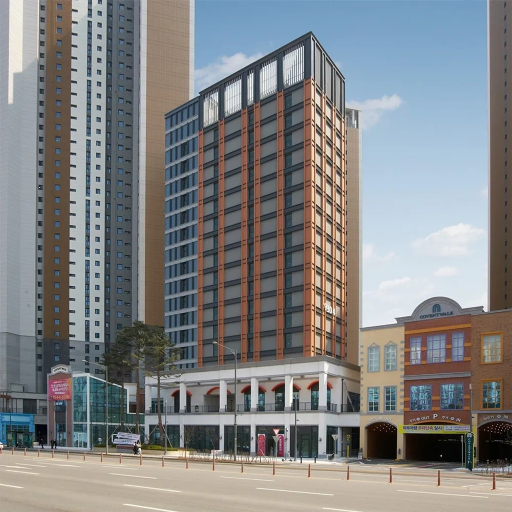
#> input picture ai-model/dataset/buildings/building_00003.jpg, 1024 x 1024 px (shown at 1/2 size)
$ python -i generate_synthetic_pairs.py   (imports and definitions only)
#> lines starting #> are read from the running program, lines starting #| are printed output that depends on the picture; after the words box and inside, x2 and y2 are one past the last pixel; in counts of white or black regions, pixels touching at a corner belong together
#!/usr/bin/env python3
"""
XTERIOHUB Synthetic Façade Dataset Generator
--------------------------------------------
Generates physically accurate training pairs:
1. Original Building Image (Input A)
2. Exact XTERIOHUB Material Swatch (Input B)
3. Façade Mask (Input C)
4. Ground-Truth Target Visualization (Target)
5. Comprehensive JSON Metadata
"""

import os
import glob
import json
import random
from pathlib import Path
import cv2
import numpy as np
from PIL import Image, ImageFilter

BASE_DIR = Path(__file__).resolve().parent.parent
DATASET_DIR = BASE_DIR / "dataset"
BUILDINGS_DIR = DATASET_DIR / "buildings"
MASKS_DIR = DATASET_DIR / "masks"
MATERIALS_DIR = DATASET_DIR / "materials"
TARGETS_DIR = DATASET_DIR / "target_renders"
METADATA_DIR = DATASET_DIR / "metadata"

WEB_ROOT = Path(__file__).resolve().parent.parent.parent
ASSETS_DIR = WEB_ROOT / "public" / "assets" / "Brands"

# [2 lines not run here, left out]

# [44 lines left out: functions find_brand_materials, find_building_photos, not called in this run]

def generate_facade_mask(img_np):
    """
    Generate an authoritative façade mask that isolates exterior wall surfaces
    while strictly preserving windows, doors, sky, ground, and landscape.
    """
    h, w, _ = img_np.shape
#> h = 1024; w = 1024
    hsv = cv2.cvtColor(img_np, cv2.COLOR_RGB2HSV)
#> hsv: shape (1024, 1024, 3); mean H, S, V 68.4, 55.8, 145.5
    gray = cv2.cvtColor(img_np, cv2.COLOR_RGB2GRAY)
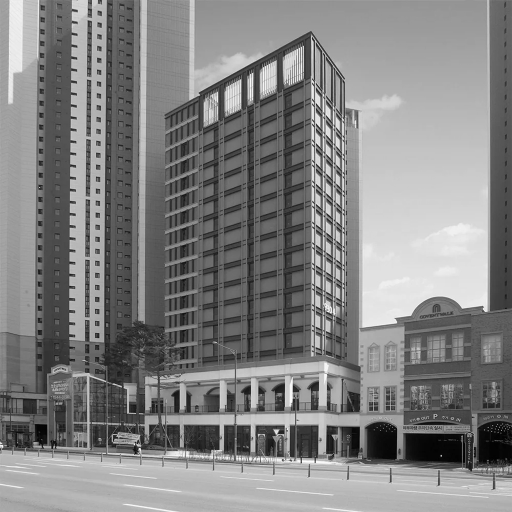
#> gray: shape (1024, 1024) (shown at 1/2 size); min 0, max 255, mean 130.9

    # 1. Sky detection (Blue and bright haze/clouds)
    blue_sky = cv2.inRange(hsv, np.array([95, 30, 80]), np.array([135, 255, 255]))
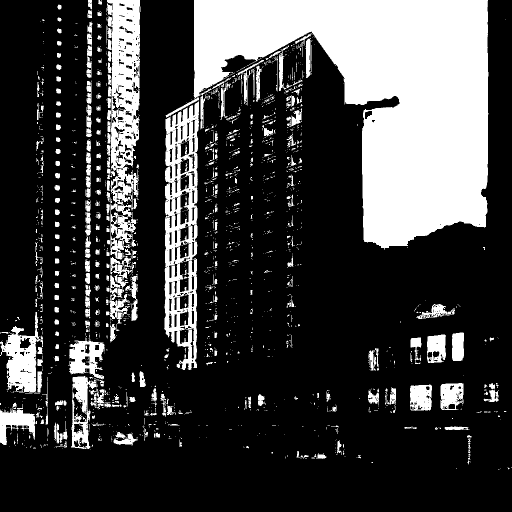
#> blue_sky: shape (1024, 1024) (shown at 1/2 size); 25.1% white; 1857 white regions (1522 under 20 px), largest, box (x1, y1, x2, y2) and area: (387, 0, 977, 500) 159095, (213, 0, 281, 519) 21355, (328, 201, 398, 740) 20722
    bright_sky = (gray > 220) & (hsv[:, :, 1] < 35)
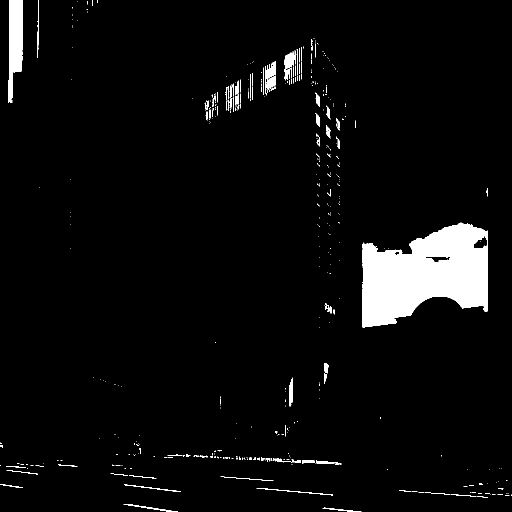
#> bright_sky: shape (1024, 1024) bool (shown at 1/2 size); 4.5% white; 494 white regions (396 under 20 px), largest, box (x1, y1, x2, y2) and area: (725, 445, 975, 655) 35669, (17, 0, 46, 206) 4288, (579, 755, 585, 813) 277

    # 2. Vegetation detection (Green trees, grass)
    green_veg = cv2.inRange(hsv, np.array([30, 35, 30]), np.array([85, 255, 255]))
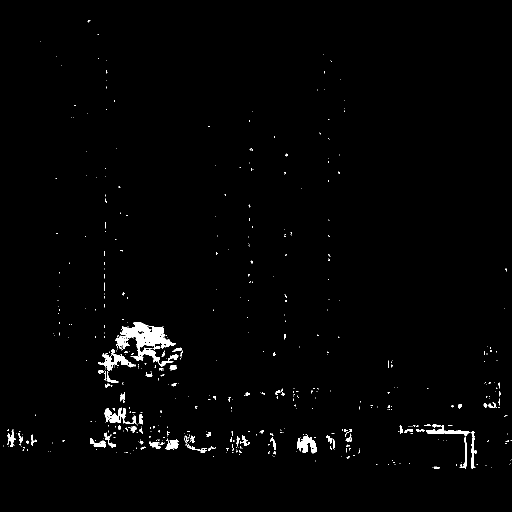
#> green_veg: shape (1024, 1024) (shown at 1/2 size); 1.4% white; 544 white regions (467 under 20 px), largest, box (x1, y1, x2, y2) and area: (231, 644, 352, 734) 3994, (196, 698, 268, 742) 955, (594, 870, 634, 907) 865

    # 3. Ground detection (Bottom 12% ground floor road/earth)
    ground_mask = np.zeros((h, w), dtype=np.uint8)
    ground_mask[int(h * 0.90):, :] = 1

    # Initial wall mask
    non_wall = (blue_sky > 0) | bright_sky | (green_veg > 0) | (ground_mask > 0)
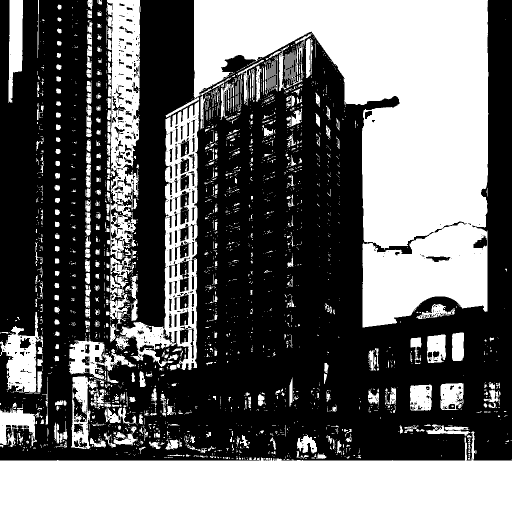
#> non_wall: shape (1024, 1024) bool (shown at 1/2 size); 40.8% white; 2671 white regions (2208 under 20 px), largest, box (x1, y1, x2, y2) and area: (387, 0, 977, 655) 194793, (0, 863, 1024, 1024) 106047, (231, 201, 398, 741) 24832
    wall_mask = (~non_wall).astype(np.uint8) * 255

    # Morphological closing to ensure complete structural coverage
    kernel = cv2.getStructuringElement(cv2.MORPH_RECT, (5, 5))
    wall_mask = cv2.morphologyEx(wall_mask, cv2.MORPH_CLOSE, kernel)
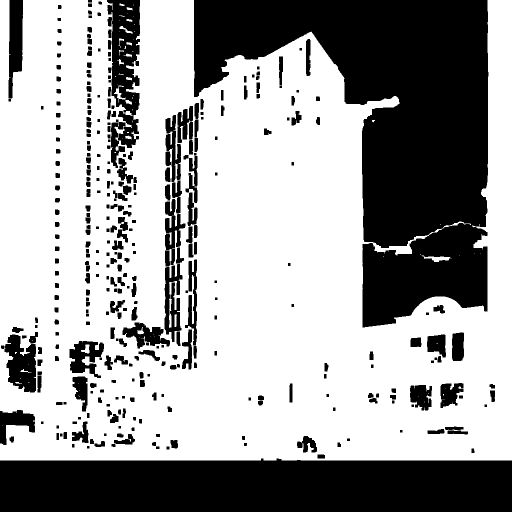
#> wall_mask: shape (1024, 1024) (shown at 1/2 size); 63.4% white; 357 black regions, largest, box (x1, y1, x2, y2) and area: (388, 0, 977, 655) 194214, (0, 917, 1024, 1024) 105534, (214, 0, 280, 231) 10396

    return wall_mask

# [117 lines left out: functions render_ground_truth_target, main, not called in this run]

# [2 lines not run here, left out]

>>> import cv2
>>> picture = cv2.cvtColor(cv2.imread('../dataset/buildings/building_00003.jpg'), cv2.COLOR_BGR2RGB)
>>> result = generate_facade_mask(picture)

$ run again, on ai-model/dataset/target_renders/target_00002.jpg
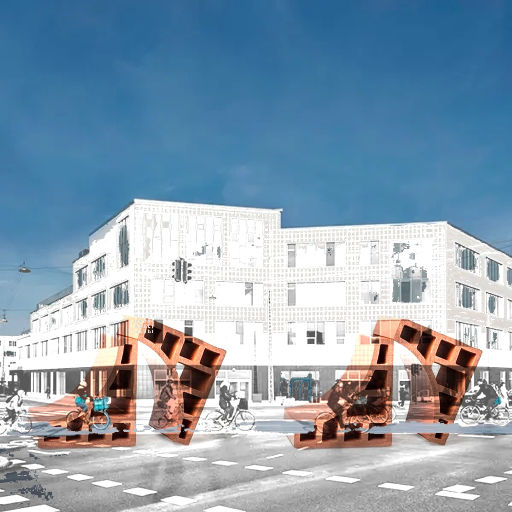
#> input picture ai-model/dataset/target_renders/target_00002.jpg, 1024 x 1024 px (shown at 1/2 size)
#> hsv: shape (1024, 1024, 3); mean H, S, V 59.4, 85.6, 182.9
#> in generate_facade_mask, `blue_sky = cv2.inRange(hsv, np.array([95, 30, 80]), np.array([135, 255..`:
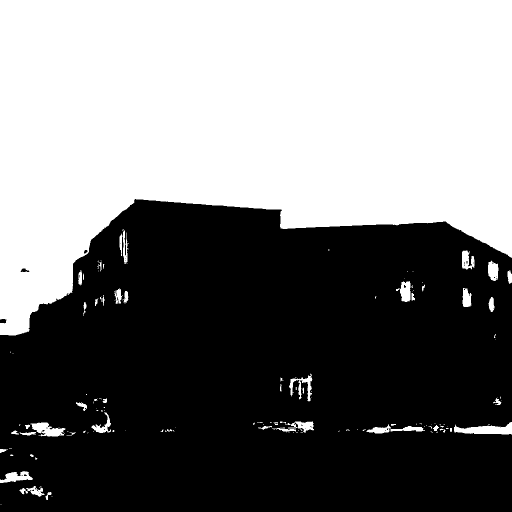
#> blue_sky: shape (1024, 1024) (shown at 1/2 size); 47.2% white; 157 white regions (108 under 20 px), largest, box (x1, y1, x2, y2) and area: (0, 0, 1024, 671) 480961, (908, 844, 1024, 869) 1677, (61, 845, 131, 873) 1132
#> bright_sky: shape (1024, 1024) bool; 22.9% white; 536 white regions (398 under 20 px), largest, box (x1, y1, x2, y2) and area: (0, 398, 1024, 836) 190888, (385, 820, 589, 897) 4575, (209, 879, 445, 921) 3577
#> green_veg: shape (1024, 1024); 0.01% white in thin lines or dots, all inside (x1, y1, x2, y2) = (150, 592, 990, 823)
#> non_wall: shape (1024, 1024) bool; 78.6% white; 4272 black regions (4095 under 20 px), largest, box (x1, y1, x2, y2) and area: (0, 628, 1024, 921) 182733, (783, 526, 857, 606) 3016, (344, 513, 384, 568) 1252
#> in generate_facade_mask, `wall_mask = cv2.morphologyEx(wall_mask, cv2.MORPH_CLOSE, kernel)`:
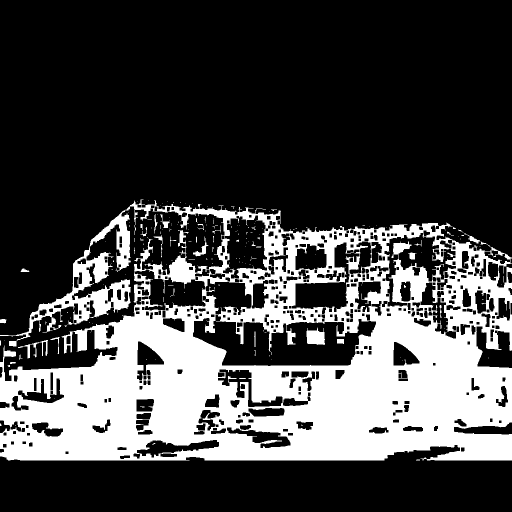
#> wall_mask: shape (1024, 1024) (shown at 1/2 size); 27.6% white; 197 white regions (166 under 20 px), largest, box (x1, y1, x2, y2) and area: (0, 399, 1024, 921) 285402, (613, 655, 650, 690) 968, (36, 680, 96, 717) 483
